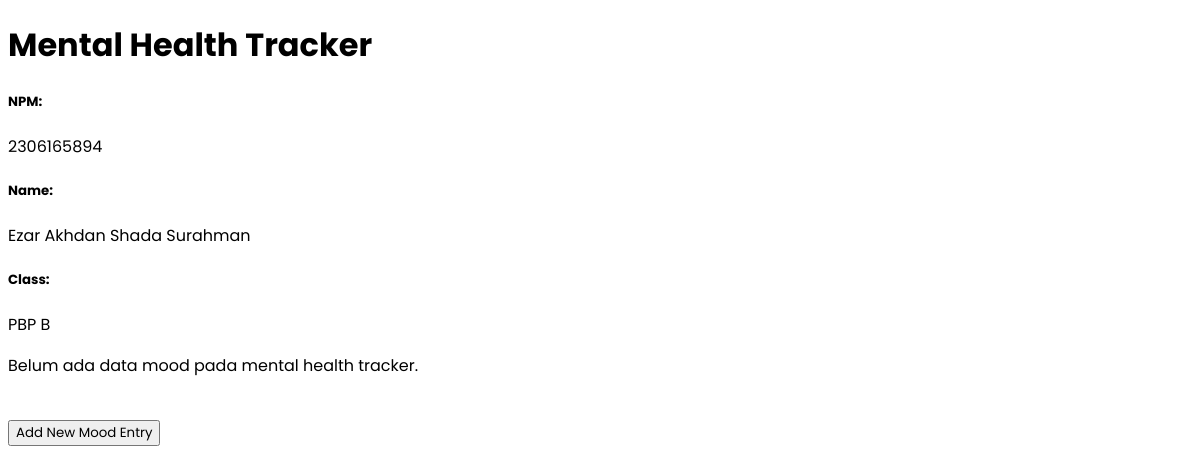
Before: / with the older database file.
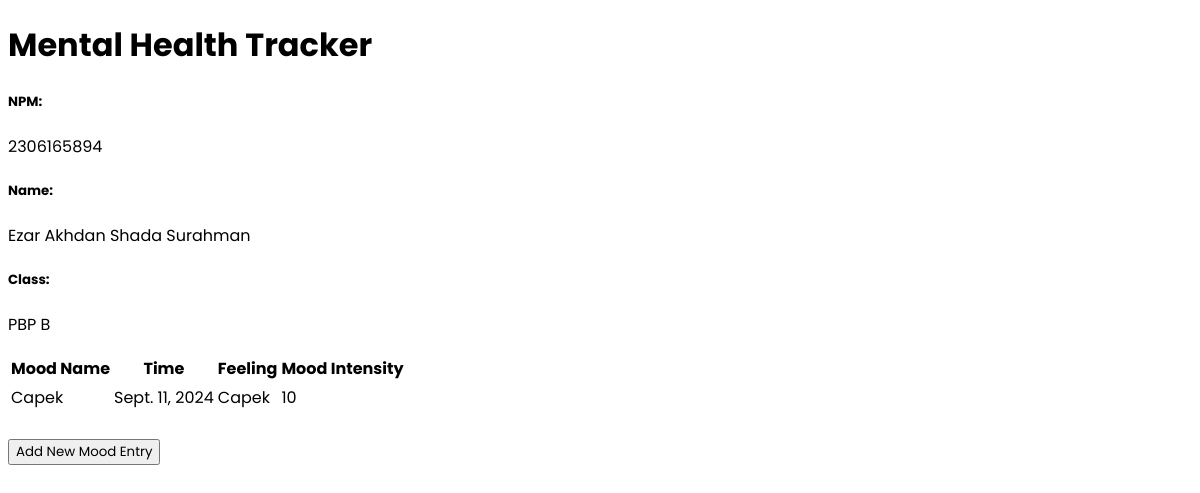
After: the same page with the newer database file.
### main/models.py (models this page shows, shortened)
class MoodEntry(models.Model):
    id = models.UUIDField(primary_key=True,default=uuid.uuid4,editable=False)
    mood = models.CharField(max_length=255)
    time = models.DateField(auto_now_add=True)
    feelings = models.TextField()
    mood_intensity = models.IntegerField()

### main/views.py (the view)
# urls.py: path('', show_main, name='show_main'),
def show_main(request):
    mood_entries = MoodEntry.objects.all()
    context = {
        'npm' : '2306165894',
        'name': 'Ezar Akhdan Shada Surahman',
        'class': 'PBP B',
        'mood_entries' : mood_entries
    }
    return render(request, "main.html", context)

### main/templates/main.html (shortened to what this page needs)
{% extends 'base.html' %}
{% block meta %}
<link rel="stylesheet" href="./styles.css">
{% endblock meta %}
{% block content %}
<h1>Mental Health Tracker</h1>
<h5>NPM: </h5>
<p>{{ npm }}<p>
<h5>Name:</h5>
<p>{{ name }}</p>
<h5>Class:</h5>
<p>{{ class }}</p>
{% if not mood_entries %}
<p>Belum ada data mood pada mental health tracker.</p>
{% else %}
<table>
  <tr>
    <th>Mood Name</th>
    <th>Time</th>
    <th>Feeling</th>
    <th>Mood Intensity</th>
  </tr>
  {% for mood_entry in mood_entries %}
  <tr>
    <td>{{mood_entry.mood}}</td>
    <td>{{mood_entry.time}}</td>
    <td>{{mood_entry.feelings}}</td>
    <td>{{mood_entry.mood_intensity}}</td>
  </tr>
  {% endfor %}
</table>
{% endif %}
<br />
<a href="{% url 'main:create_mood_entry' %}">
  <button>Add New Mood Entry</button>
</a>
{% endblock content %}

### templates/base.html (shortened to what this page needs)
{% load static %}
<!DOCTYPE html>
<html lang="en">
  <head>
    {% block meta %} {% endblock meta %}
  </head>
  <body>
    {% block content %} {% endblock content %}
  </body>
</html>

### main/templates/main.html (style rules this page uses)
* { font-family: 'Poppins'; }

Changed rows visible on the page:
added MoodEntry: mood "Capek", time "Sept. 11, 2024", feelings "Capek", mood_intensity "10"
Other visible differences:
text no longer shown: "Belum ada data mood pada mental health tracker."
text now shown: "Mood Name Time Feeling Mood Intensity"
